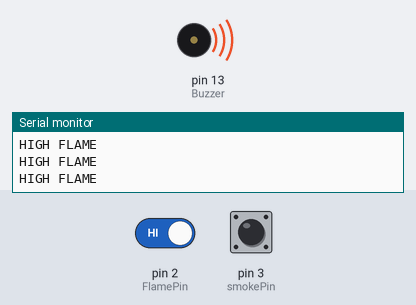
The sketch below on a simulated Arduino Uno, built with avr-gcc and run on an emulated ATmega328P. On the bench: buzzer (waves = sounding, pin HIGH), the last lines printed to the serial monitor. The inputs (shaded band) are chosen by the test bench; at power-on: pin 3 (smokePin) LOW, pin 2 (FlamePin) HIGH.

Above: at 1.2 s.
1.3 s: pin 3 (smokePin) pulled HIGH for 0.15 s
At 1.38 s:
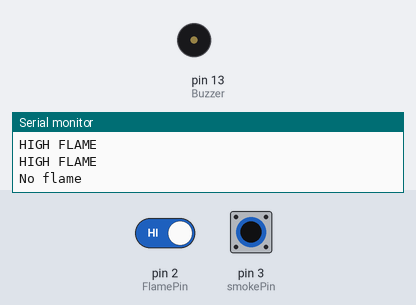
2.9 s: pin 3 (smokePin) pulled HIGH for 3.2 s
At 6.9 s:
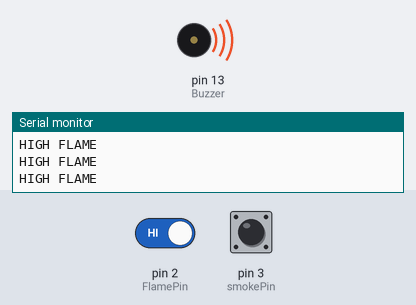
9.1 s: pin 3 (smokePin) pulsed HIGH 2 times (0.12 s each, 0.3 s apart)
At 9.32 s:
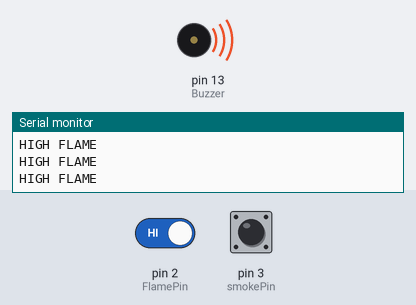
12.7 s: pin 3 (smokePin) driven HIGH
At 13.2 s:
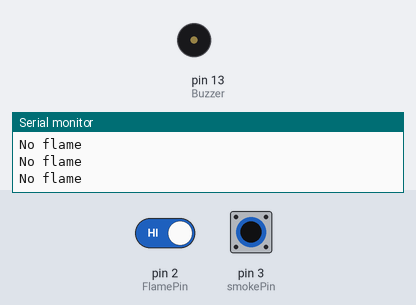
15.7 s: pin 2 (FlamePin) driven LOW
At 16.6 s:
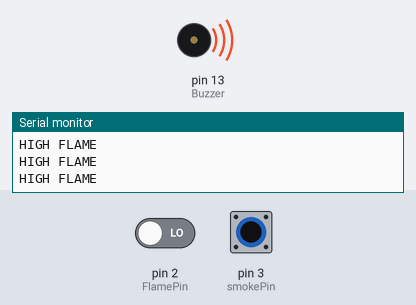
18.7 s: pin 2 (FlamePin) driven HIGH
At 19.1 s:
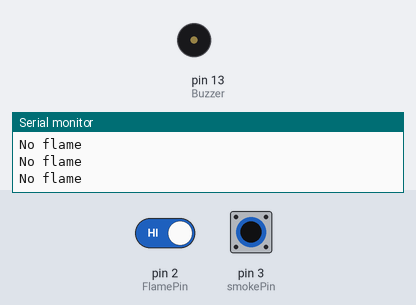
Timing chart, 0 to 21.2 s (numbered marks = the images above; inputs shaded):
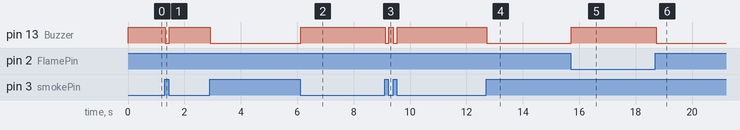

Measured:
- after the input at 1.3 s, pin 13 (Buzzer): HIGH → LOW at once, → HIGH 0.15 s later
- after the input at 2.9 s, pin 13 (Buzzer): HIGH → LOW at once, → HIGH 3.2 s later
- after the input at 9.1 s, pin 13 (Buzzer): alternates HIGH for 0.17 s and LOW for 0.12 s, 4 changes in all, then stays HIGH, starting at once
- after the input at 12.7 s, pin 13 (Buzzer): HIGH → LOW at once
- after the input at 15.7 s, pin 13 (Buzzer): LOW → HIGH at once
- after the input at 18.7 s, pin 13 (Buzzer): HIGH → LOW at once

The sketch:

fire_sensor.ino
```cpp
// http://www.mrmodder.com visits for more Arduino Projects //
int Buzzer = 13; // Use buzzer for alert
int FlamePin = 2; // This is for input pin
int smokePin = 3;
 // HIGH when FLAME Exposed

void setup() {
 pinMode(Buzzer, OUTPUT);
 pinMode(FlamePin, INPUT);
 pinMode(smokePin, INPUT);
 Serial.begin(9600);

}

void loop() {
 //Flame = digitalRead(FlamePin);
 if (digitalRead(FlamePin)== LOW||digitalRead(smokePin)== LOW)
 {
  Serial.println("HIGH FLAME");
  digitalWrite(Buzzer, HIGH);
 }

 else
 {
 Serial.println("No flame");
 digitalWrite(Buzzer, LOW);
 }
}
```
